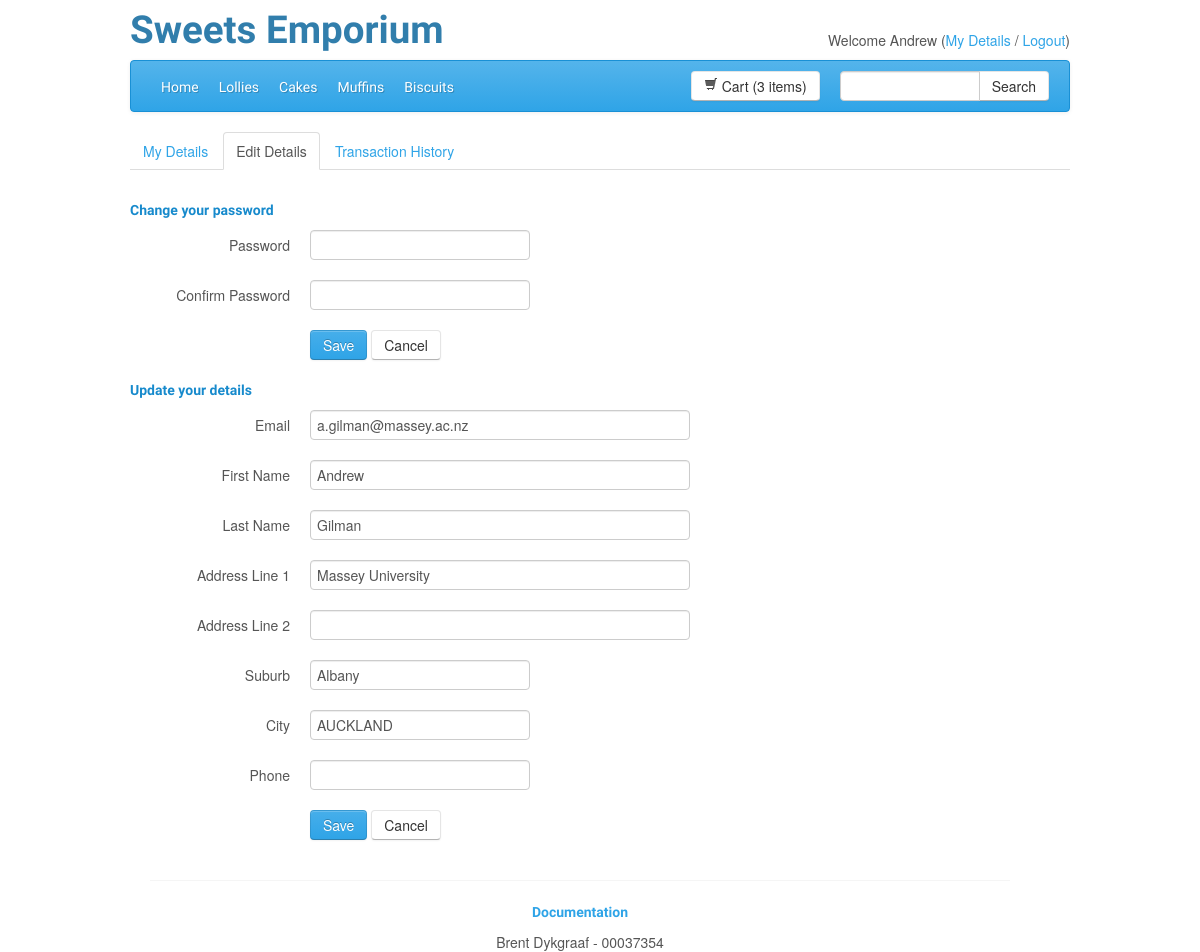
The app's page /index.php?s=useredit (signed in) with its own data.
### tables this page shows
CREATE TABLE IF NOT EXISTS `users` (
  `userId` int(11) NOT NULL AUTO_INCREMENT,
  `username` text NOT NULL,
  `password` text NOT NULL,
  `firstName` text NOT NULL,
  `lastName` text NOT NULL,
  `phone` text,
  `email` text NOT NULL,
  `address1` text NOT NULL,
  `address2` text,
  `suburb` text,
  `city` text NOT NULL,
  PRIMARY KEY (`userId`)
);

### index.php (called while the page is built, shortened)
<?php
$viewData = array();
include 'application/includes/startup.php';
$layout = new Layout($viewData);
$layout->display();
?>

### application/src/User.php (called while the page is built, shortened)
<?php
class User {
	private $userID;
	private $firstName;
	private $lastName;
	private $email;
	private $address1;
	private $address2;
	private $suburb;
	private $city;
	private $phone;
	private $dbConnection;
	public function __construct($userID, $dbConnection){
		$this->userID = $userID;
		$this->dbConnection = $dbConnection;
	}
	public function getCart(){
		$query = "SELECT orderId FROM orders WHERE userId='".$this->getUserID()."' AND status='Pending'";
		$result = mysqli_query($this->dbConnection, $query);
		$row = $result->fetch_row();
		return $row[0];
	}
	public function getUserID(){
		return $this->userID;
	}
	public function getFirstName(){
		if (!$this->firstName){
			$query = "SELECT firstName FROM users WHERE userId='".$this->userID."'";
			$result = mysqli_query($this->dbConnection, $query);
			$row = $result->fetch_row();
			$this->firstName = $row[0];
		}
		return $this->firstName;
	}
	public function getLastName(){
		if (!$this->lastName){
			$query = "SELECT lastName FROM users WHERE userId='".$this->userID."'";
			$result = mysqli_query($this->dbConnection, $query);
			$row = $result->fetch_row();
			$this->lastName = $row[0];
		}
		return $this->lastName;
	}
	public function getAddress1(){
		if (!$this->address1){
			$query = "SELECT address1 FROM users WHERE userId='".$this->userID."'";
			$result = mysqli_query($this->dbConnection, $query);
			$row = $result->fetch_row();
			$this->address1 = $row[0];
		}
		return $this->address1;
	}
	public function getAddress2(){
		if (!$this->address2){
			$query = "SELECT address2 FROM users WHERE userId='".$this->userID."'";
			$result = mysqli_query($this->dbConnection, $query);
			$row = $result->fetch_row();
			$this->address2 = $row[0];
		}
		return $this->address2;
	}
	public function getSuburb(){
		if (!$this->suburb){
			$query = "SELECT suburb FROM users WHERE userId='".$this->userID."'";
			$result = mysqli_query($this->dbConnection, $query);
			$row = $result->fetch_row();
			$this->suburb = $row[0];
		}
		return $this->suburb;
	}
	public function getCity(){
		if (!$this->city){
			$query = "SELECT city FROM users WHERE userId='".$this->userID."'";
			$result = mysqli_query($this->dbConnection, $query);
			$row = $result->fetch_row();
			$this->city = $row[0];
		}
		return $this->city;
	}
	public function getEmail(){
		if (!$this->email){
			$query = "SELECT email FROM users WHERE userId='".$this->userID."'";
			$result = mysqli_query($this->dbConnection, $query);
			$row = $result->fetch_row();
			$this->email = $row[0];
		}
		return $this->email;
	}
	public function getPhone(){
		if (!$this->phone){
			$query = "SELECT phone FROM users WHERE userId='".$this->userID."'";
			$result = mysqli_query($this->dbConnection, $query);
			$row = $result->fetch_row();
			$this->phone = $row[0];
		}
		return $this->phone;
	}
}

### application/src/Order.php (called while the page is built, shortened)
<?php
class Order {
	private $orderID;
	private $itemList;
	private $dbConnection;
	public function __construct($orderID, $dbConnection){
		$this->orderID = $orderID;
		$this->dbConnection = $dbConnection;
	}
	public function getNumberOfItems(){
		return count($this->getItemList());
	}
	public function getItemList(){
		if (!$this->itemList){
			$list = array();
			$query = "SELECT * FROM orderitems WHERE orderId='".$this->orderID."'";
			$result = mysqli_query($this->dbConnection, $query);
			while ($row = $result->fetch_assoc()) {
				$list[] = new OrderItem($row["orderId"], $row["productId"], $this->dbConnection);
			}
			$this->itemList = $list;
		}
		return $this->itemList;
	}
}

### application/includes/startup.php (called while the page is built, shortened)
<?php
include 'application/src/Layout.php';
include 'application/src/Order.php';
include 'application/src/User.php';
$db = new Database();
$dbConnection = $db->getDbConnection();
if(isset($_SESSION["userID"])){
	$viewData["user"] = new User($_SESSION["userID"], $dbConnection);
} else {
	$viewData["user"] = null;
}
if(isset($_SESSION["cartID"])){
	$viewData["cart"] = new Order($_SESSION["cartID"], $dbConnection);
	if ($viewData["user"]){
		$viewData["cart"]->setUserID($viewData["user"]->getUserID());
		$viewData["cart"]->save();
	}
} else {
	if($viewData["user"]){
		$_SESSION["cartID"] = $viewData["user"]->getCart();
	} else {
		$viewData["cart"] = null;
	}
}

### application/templates/pages/useredit.phtml (the view, shortened to what this page needs)
<?php include "application/templates/pages/usermenu.phtml";?>
<?php if ($registered=="success"){
	?>
	<div class="container">
		<h4 class="text-info">Your details have been saved</h4>
		<p>You can return to <a href="index.php?s=userview">My Details</a> or continue <a href="index.php">shopping</a>.</p>
	</div>
	<?php
} else {
	?>
	<div class="container">
		<form action="" method="POST" name="editForm" class="form-horizontal"  id="editForm">
			<h5 class="text-info">Change your password</h5>
			<div class="control-group">
				<label class="control-label" for="password">Password</label>
				<div class="controls">
					<input name="password" type="password" id="fmPassword" placeholder="" class="span3" value="">
				</div>
			</div>
			<div class="control-group">
				<label class="control-label" for="confirmPassword">Confirm Password</label>
				<div class="controls">
					<input name="confirmPassword" type="password" id="fmConfirm" placeholder="" class="span3" value="">
				</div>
			</div>
			<div class="control-group">
				<div class="controls">
					<input name="submit" type="submit" class="btn btn-primary" value="Save">
					<a href="index.php?s=userview" class="btn">Cancel</a>
				</div>
			</div>
			<h5 class="text-info">Update your details</h5>
			<div class="control-group">
				<label class="control-label" for="email">Email</label>
				<div class="controls">
					<input name="email" id="fmEmail" type="text" placeholder="Required" class="span5" value="<?php echo $user->getEmail(); ?>">
				</div>
			</div>
			<div class="control-group">
				<label class="control-label" for="firstname">First Name</label>
				<div class="controls">
					<input name="firstname" id="fmFirstName" type="text" placeholder="Required" class="span5" value="<?php echo $user->getFirstName(); ?>">
				</div>
			</div>
			<div class="control-group">
				<label class="control-label" for="lastname">Last Name</label>
				<div class="controls">
					<input name="lastname" id="fmLastName" type="text" placeholder="Required" class="span5" value="<?php echo $user->getLastName(); ?>">
				</div>
			</div>
			<div class="control-group">
				<label class="control-label" for="address1">Address Line 1</label>
				<div class="controls">
					<input name="address1" id="fmAddress1" type="text" placeholder="Required" class="span5" value="<?php echo $user->getAddress1(); ?>">
				</div>
			</div>
			<div class="control-group">
				<label class="control-label" for="lastname">Address Line 2</label>
				<div class="controls">
					<input name="address2" id="fmAddress2" type="text" placeholder="" class="span5" value="<?php echo $user->getAddress2(); ?>">
				</div>
			</div>
			<div class="control-group">
				<label class="control-label" for="suburb">Suburb</label>
				<div class="controls">
					<input name="suburb" id="fmSuburb" type="text" placeholder="" class="span3" value="<?php echo $user->getSuburb(); ?>">
				</div>
			</div>
			<div class="control-group">
				<label class="control-label" for="city">City</label>
				<div class="controls">
					<input name="city" id="fmCity" type="text" placeholder="Required" class="span3" value="<?php echo $user->getCity(); ?>">
				</div>
			</div>
			<div class="control-group">
				<label class="control-label" for="phone">Phone</label>
				<div class="controls">
					<input name="phone" id="fmPhone" type="text" placeholder="" class="span3" value="<?php echo $user->getPhone(); ?>">
				</div>
			</div>
			<div class="control-group">
				<div class="controls">
					<input name="submit" type="submit" class="btn btn-primary" value="Save">
					<a href="index.php?s=userview" class="btn">Cancel</a>
				</div>
			</div>
		</form>
	</div>
<?php
}
?>

### application/templates/layout/header.phtml
<div class="row">
	<div class="header-title span8">
		<h1>Sweets Emporium</h1>
	</div>
	<div class="user-info span4 text-right">
		<?php
			if($user){
				echo "Welcome ".$user->getFirstName();
				echo '  (<a href="index.php?s=userview">My Details</a> / <a href="index.php?s=logout">Logout</a>)';
			} else {
				echo "Welcome Guest ( ";
				echo '<a href="index.php?s=login">Login</a> or ';
				echo '<a href="index.php?s=register">Register</a> )';
			}
		?>
	</div>
</div>
<div class="navbar">
	<div class="navbar-inner">
	<ul class="nav">
		<li <?php if($screen=="home"){echo 'class="active"';}?>><a href="index.php">Home</a></li>
		<li <?php if($screen=="category" && $page=="1"){echo 'class="active"';}?>><a href="index.php?s=category&p=1">Lollies</a></li>
		<li <?php if($screen=="category" && $page=="2"){echo 'class="active"';}?>><a href="index.php?s=category&p=2">Cakes</a></li>
		<li <?php if($screen=="category" && $page=="3"){echo 'class="active"';}?>><a href="index.php?s=category&p=3">Muffins</a></li>
		<li <?php if($screen=="category" && $page=="4"){echo 'class="active"';}?>><a href="index.php?s=category&p=4">Biscuits</a></li>
	</ul>
	<div class="input-append searchbox">
		<input class="span2" id="appendedInputButtons" type="text">
		<button class="btn" type="button">Search</button>
	</div>
	<?php
	$numItems = "empty";
	if ($cart){
		$num = $cart->getNumberOfItems();
		if ($num == 1){
			$numItems = "1 item";
		} elseif ($num > 1){
			$numItems = $num." items";
		}
	}
	 ?>
	<a href="index.php?s=orderview&p=cart" class="btn btn cartbox"><i class="icon-shopping-cart"></i> Cart (<?php echo $numItems; ?>)</a>
	</div>
</div>

### public/css/custom.css (style rules this page uses)
.user-info { padding-top: 30px; }
.searchbox { float: right; padding: 10px 0px 0px 20px; }
.cartbox { float: right; }

### records on screen
users: firstName "Andrew", email "a.gilman@massey.ac.nz", firstname "Andrew", lastname "Gilman", address1 "Massey University", suburb "Albany", city "AUCKLAND"

### other values on screen
$numItems "3 items"
